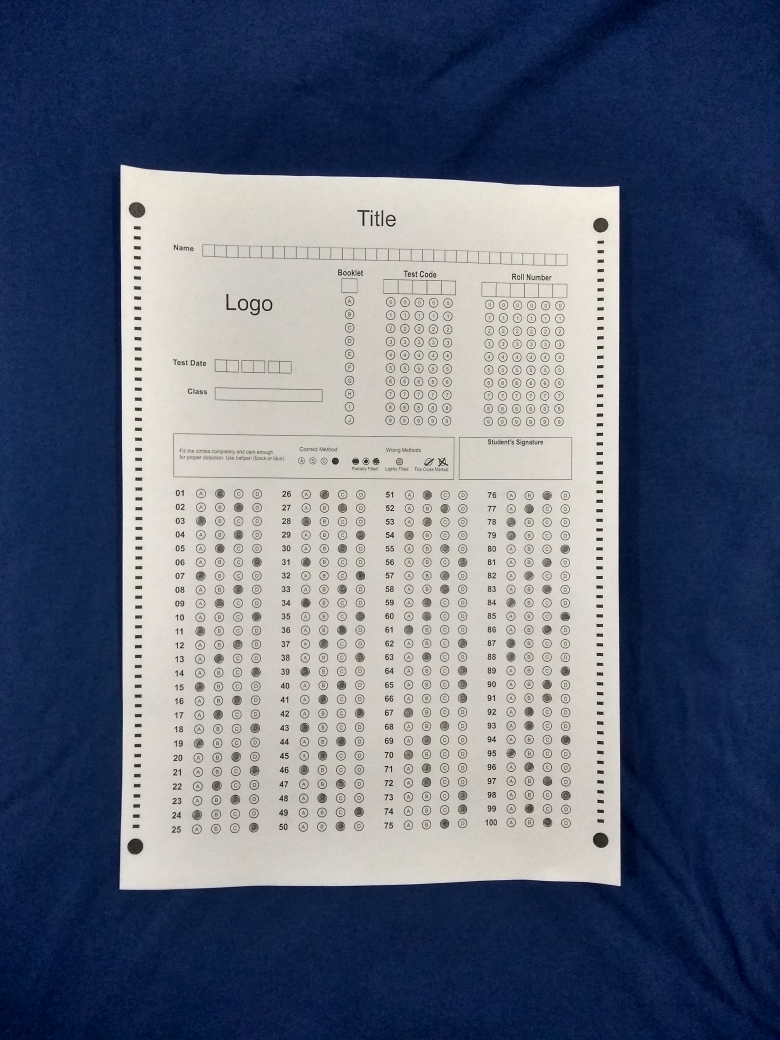
#> input picture omr_pic.jpg, 3120 x 4160 px (shown at 1/4 size)
$ jupyter execute omr.ipynb   (shell and % lines are left out)   (older library calls are emulated)
#> lines starting #> are read from the running program, lines starting #| are printed output that depends on the picture; after the words box and inside, x2 and y2 are one past the last pixel; in counts of white or black regions, pixels touching at a corner belong together
[cell 1]
import cv2
from matplotlib import pyplot as plt
import numpy as np
import pip
pip.main(['install', 'imutils'])
import imutils
from imutils.perspective import four_point_transform
from imutils import contours
import time as t
print("OpenCV Version : %s " % cv2.__version__)

[cell 2]
path='omr_pic.jpg'
image = cv2.imread(path)
#> image is the input picture: shape (4160, 3120, 3); mean B, G, R 123.5, 105.3, 96.5
gray = cv2.cvtColor(image, cv2.COLOR_BGR2GRAY)
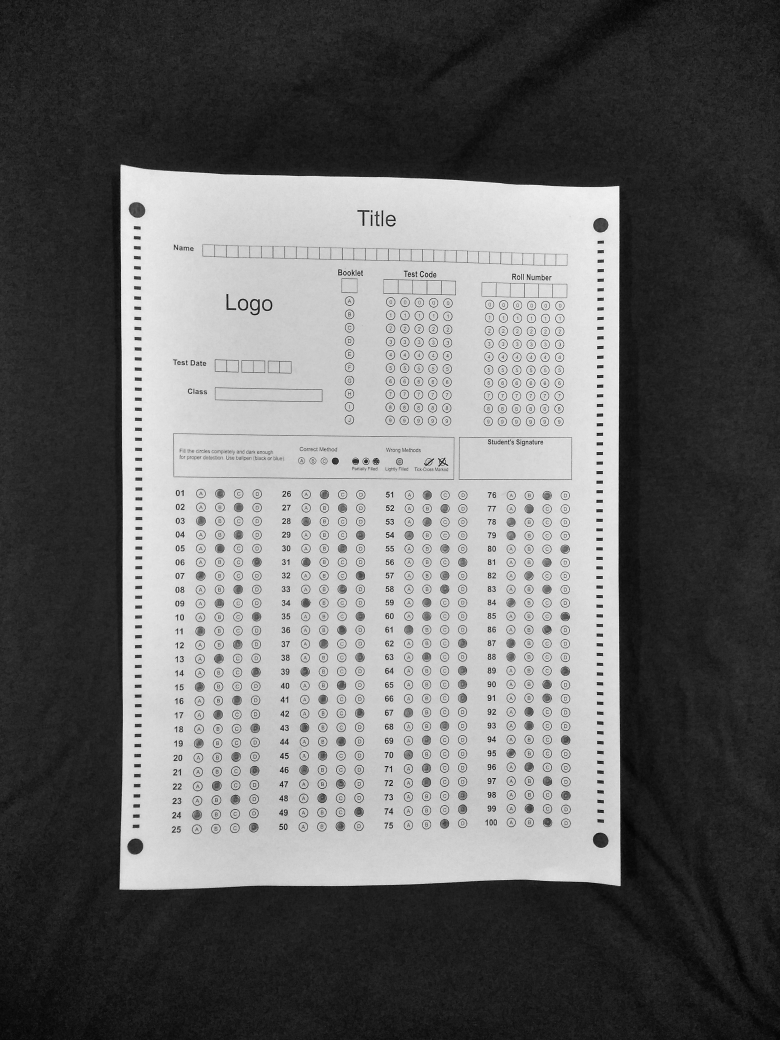
#> gray: shape (4160, 3120) (shown at 1/4 size); min 1, max 255, mean 104.7
blurred = cv2.GaussianBlur(gray, (5, 5), 0)
edged = cv2.Canny(blurred, 75, 200)
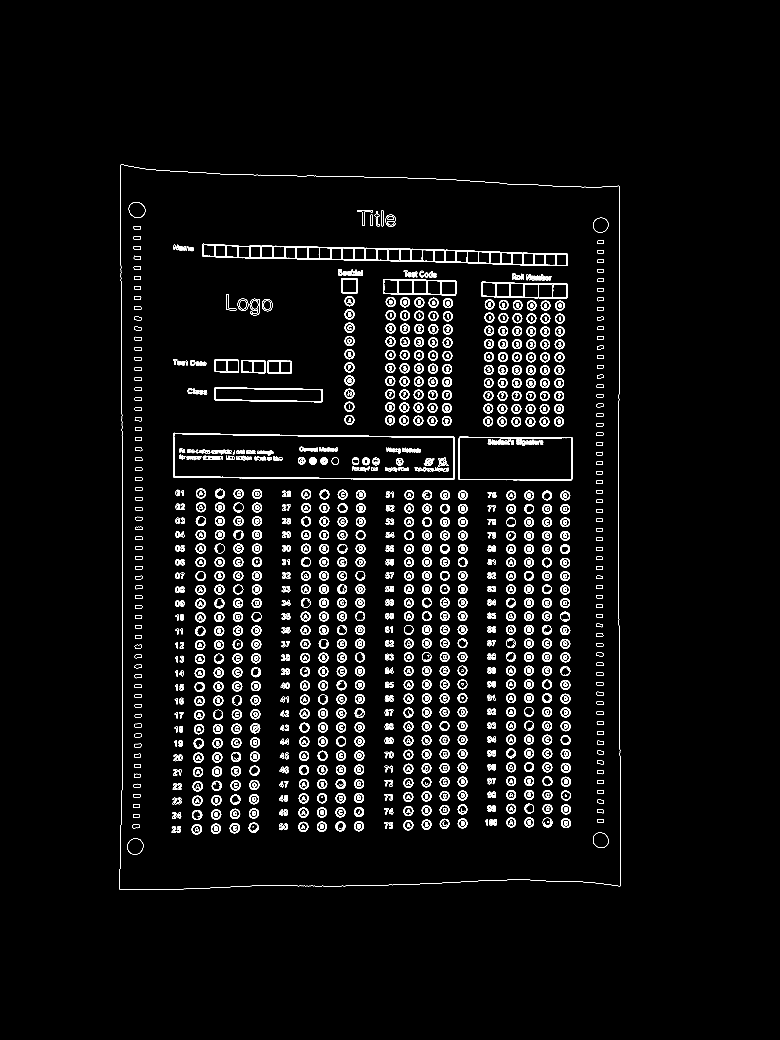
#> edged: shape (4160, 3120) (shown at 1/4 size); 1.9% white in thin lines or dots, all inside (x1, y1, x2, y2) = (477, 658, 2484, 3560)
plt.imshow(blurred)
plt.imshow(edged)
plt.show()
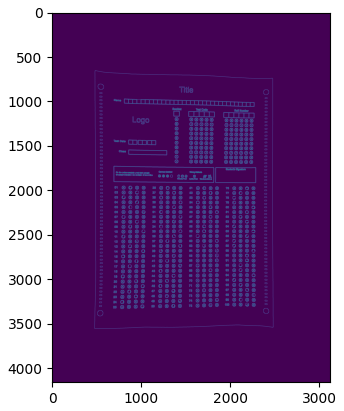
#> figure drawn by matplotlib, 1 panel

[cell 3]
# find contours in the edge map, then initialize
# the contour that corresponds to the document
cnts = cv2.findContours(edged.copy(), cv2.RETR_EXTERNAL,
	cv2.CHAIN_APPROX_SIMPLE)
#> cnts = 1 contour; box (x1, y1, x2, y2) and area: (477, 658, 2484, 3560) 5626540
cnts = cnts[0] if imutils.is_cv2() else cnts[1]
docCnt = None

# ensure that at least one contour was found
if len(cnts) > 0:
	# sort the contours according to their size in
	# descending order
	cnts = sorted(cnts, key=cv2.contourArea, reverse=True)

	# loop over the sorted contours
	for c in cnts:
		# approximate the contour
		peri = cv2.arcLength(c, True)
		approx = cv2.approxPolyDP(c, 0.02 * peri, True)

		# if our approximated contour has four points,
		# then we can assume we have found the paper
		if len(approx) == 4:
			docCnt = approx
			break
#> this loop made 1 pass
#> (peri, docCnt) on pass 1: (9885, [[484, 658], [478, 3556], [2480, 3544], [2476, 744]])

[cell 4]
# apply a four point perspective transform to both the
# original image and grayscale image to obtain a top-down
# birds eye view of the paper
paper = four_point_transform(image, docCnt.reshape(4, 2))
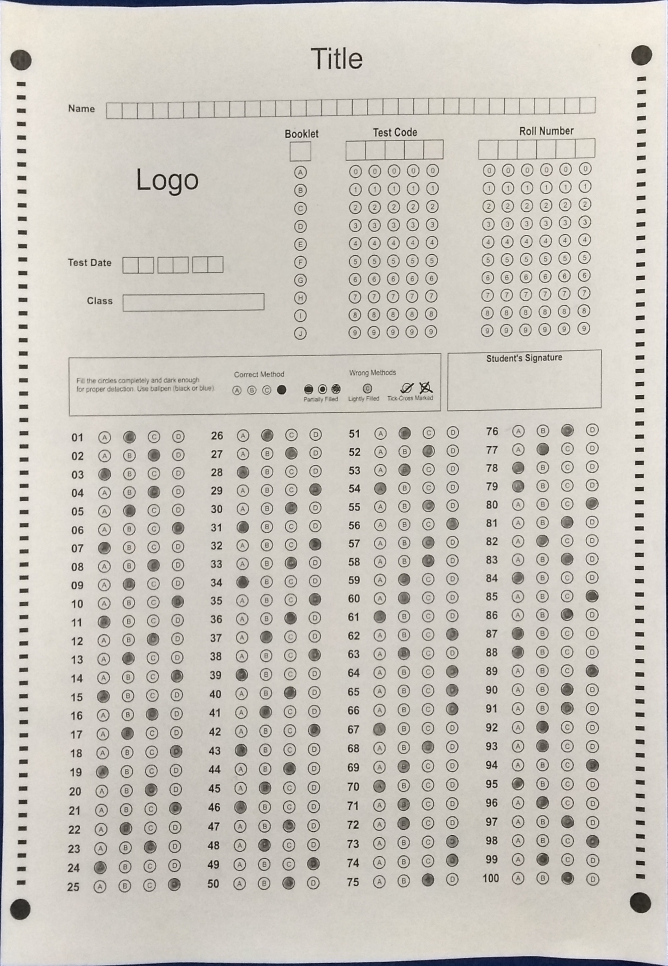
#> paper: shape (2898, 2002, 3) (shown at 1/3 size); mean B, G, R 190.4, 198.1, 202.2
warped = four_point_transform(gray, docCnt.reshape(4, 2))

[cell 5]
plt.imshow(paper)

[cell 6]
plt.imshow(warped)

[cell 7]
# apply Otsu's thresholding method to binarize the warped
# piece of paper
thresh = cv2.threshold(warped, 0, 255,
	cv2.THRESH_BINARY_INV | cv2.THRESH_OTSU)[1]
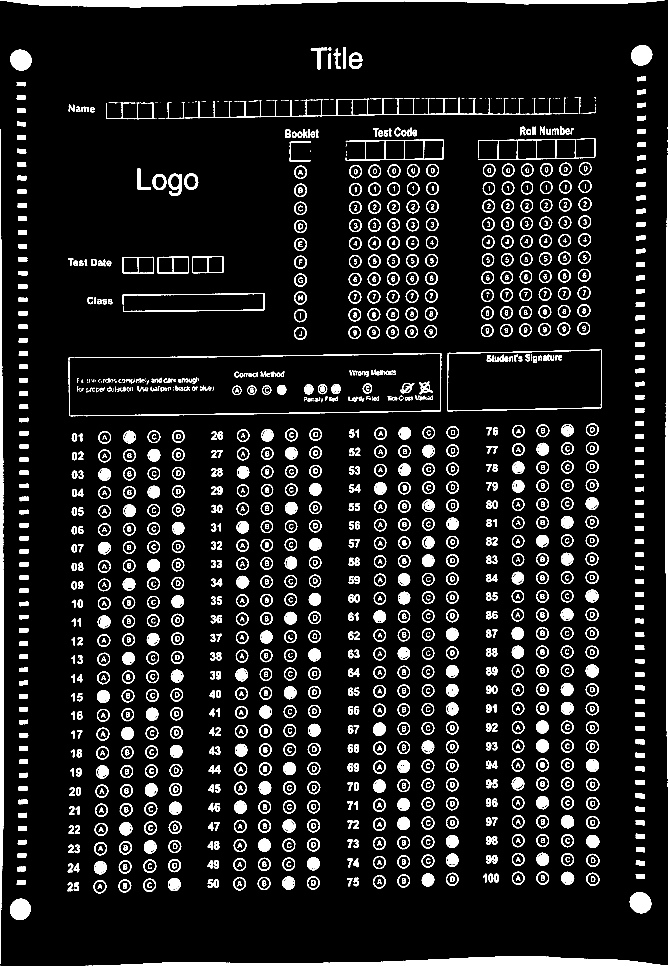
#> thresh: shape (2898, 2002) (shown at 1/3 size); 8.5% white; 1674 white regions (177 under 20 px), largest, box (x1, y1, x2, y2) and area: (278, 2868, 2002, 2898) 25002, (0, 0, 1994, 22) 22890, (0, 387, 12, 2892) 18053

[cell 8]
plt.imshow(thresh)
plt.show()

[cell 9]
height=np.size(thresh,0)
#> height = 2898

[cell 10]
width=np.size(thresh,1)
#> width = 2002

[cell 11]
height
#> Out = 2898

[cell 12]
width
#> Out = 2002

[cell 13]
img1=thresh[1280:2690,200:600]
#> img1: shape (1410, 400); 12% white; 230 white regions (5 under 20 px), largest, box (x1, y1, x2, y2) and area: (159, 1186, 197, 1226) 1123, (164, 901, 201, 940) 1118, (232, 1241, 270, 1281) 1098

[cell 14]
plt.imshow(img1)
plt.show()

[cell 15]
img2=thresh[1270:2680,600:1000]
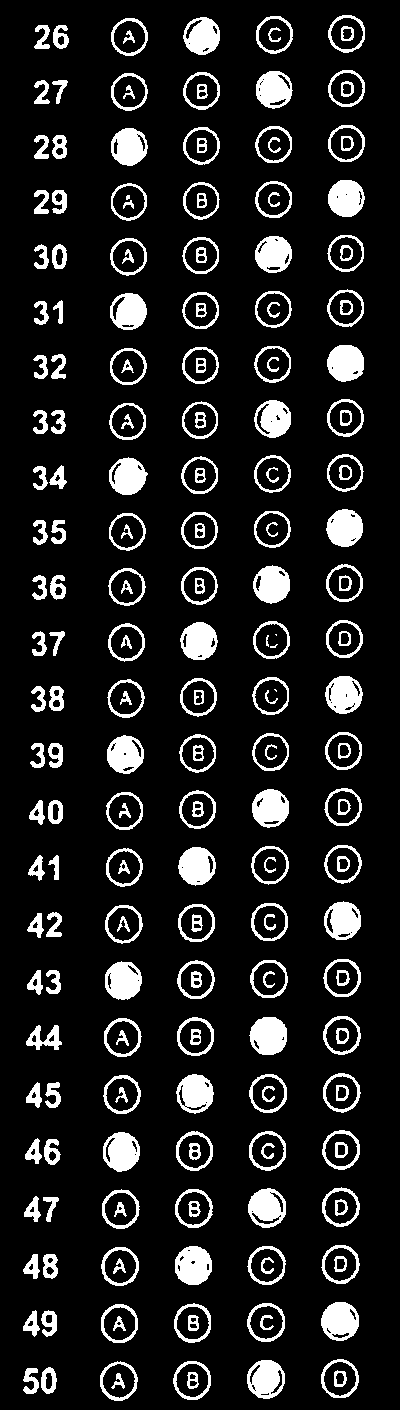
#> img2: shape (1410, 400); 12.2% white; 228 white regions (4 under 20 px), largest, box (x1, y1, x2, y2) and area: (249, 1017, 287, 1055) 1138, (175, 1246, 212, 1285) 1118, (321, 1302, 359, 1341) 1100

[cell 16]
plt.imshow(img2)
plt.show()

[cell 17]
img3=thresh[1270:2670,1000:1400]
#> img3: shape (1400, 400); 12% white; 228 white regions (2 under 20 px), largest, box (x1, y1, x2, y2) and area: (265, 1350, 303, 1389) 1148, (119, 898, 157, 937) 1140, (192, 1180, 229, 1220) 1126

[cell 18]
plt.imshow(img3)
plt.show()

[cell 19]
img4=thresh[1260:2670,1410:1810]
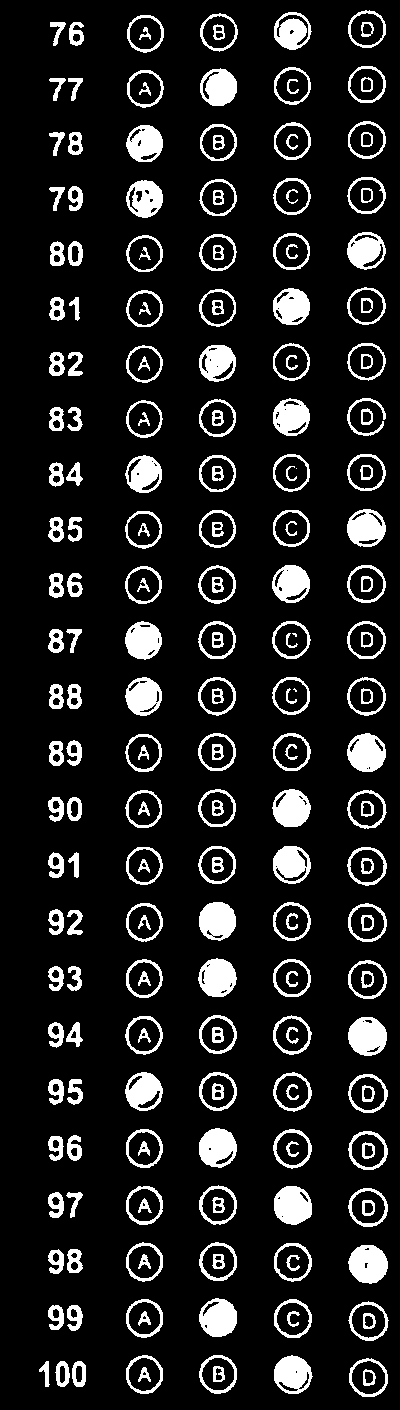
#> img4: shape (1410, 400); 12.2% white; 229 white regions (3 under 20 px), largest, box (x1, y1, x2, y2) and area: (348, 1245, 388, 1284) 1183, (348, 1017, 387, 1056) 1163, (274, 1186, 312, 1225) 1158

[cell 20]
plt.imshow(img4)
plt.show()

[cell 21]
questions=[]

[cell 22]
top=0
bottom=56
for i in range(25):
    q=img1[top:bottom,:]
    questions.append(q)
    plt.imshow(q)
    plt.show()
    top=bottom
    bottom=bottom+56
#> after the loop, bottom = 1456; questions = 25 items

[cell 23]
top=0
bottom=55
for i in range(25):
    q=img2[top:bottom,:]
    questions.append(q)
    plt.imshow(q)
    plt.show()
    top=bottom
    bottom=bottom+56
#> after the loop, bottom = 1455; questions = 50 items

[cell 24]
top=0
bottom=55
for i in range(25):
    q=img3[top:bottom,:]
    questions.append(q)
    plt.imshow(q)
    plt.show()
    top=bottom
    bottom=bottom+56
#> after the loop, bottom = 1455; questions = 75 items

[cell 25]
top=0
bottom=55
for i in range(25):
    q=img4[top:bottom,:]
    questions.append(q)
    plt.imshow(q)
    plt.show()
    top=bottom
    bottom=bottom+56
#> after the loop, bottom = 1455; questions = 100 items

[cell 26]
for jkl in range(100):
    q1=questions[jkl]
    q=q1
    cimg=cv2.cvtColor(q,cv2.COLOR_GRAY2BGR)
    cnts = cv2.findContours(q.copy(), cv2.RETR_EXTERNAL,cv2.CHAIN_APPROX_SIMPLE)
    cnts = cnts[0] if imutils.is_cv2() else cnts[1]
    questionCnts = []

    # loop over the contours
    for c in cnts:
        # compute the bounding box of the contour, then use the
        # bounding box to derive the aspect ratio
        (x, y, w, h) = cv2.boundingRect(c)
        ar = w / float(h)
        #if aspect ratio between 0 and 999 accept it
        if w >= 20 and h >= 20 and ar >= 0 and ar <= 999:
            questionCnts.append(c)
    cnts=contours.sort_contours(questionCnts[:4])[0]
    bubbled=None
    for (j, c) in enumerate(cnts):
        #create a mask for circle
        mask = np.zeros(q1.shape, dtype="uint8")
        cv2.drawContours(mask, [c], -1, 255, -1)

            # apply the mask to the thresholded image, then
            # count the number of non-zero pixels in the
            # bubble area
        mask = cv2.bitwise_and(q1, q1, mask=mask)
        total = cv2.countNonZero(mask)

            # if the current total has a larger number of total
            # non-zero pixels, then we are examining the currently
            # bubbled-in answer
        if bubbled is None or total > bubbled[0]:
            bubbled = (total, j)
    color=(0,255,0)
    cv2.drawContours(cimg,cnts[bubbled[1]],-1,color,3)
    plt.imshow(cimg)
    plt.show()
#> mask: shape (56, 400); 2% white; 2 white regions, box (x1, y1, x2, y2) and area: (349, 15, 388, 54) 347, (363, 26, 376, 43) 106
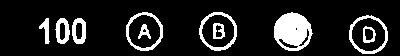
#> q: shape (56, 400); 13.4% white; 10 white regions, largest, box (x1, y1, x2, y2) and area: (274, 12, 313, 51) 1060, (199, 12, 237, 51) 358, (349, 15, 388, 54) 347
